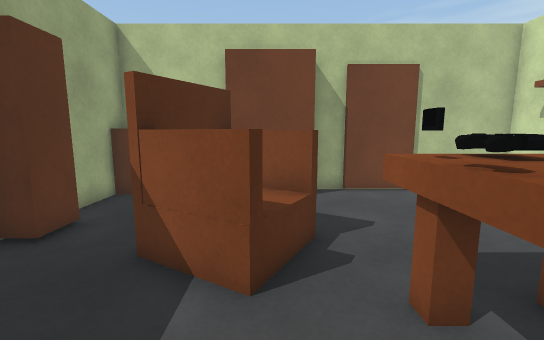
View 1 (above)

13 first-person views from a walk through a scene from a Unity 3-D project. The camera is 1.2 m above the floor, tilts 8° down and sees 90° across. The floor is counted in squares, 0.5 m on a side. Each view is taken from the middle of a square. On the plan, view 1 faces up. The plan holds only what a view shows up to about 18 squares ahead; the rest is blank. The player character is not drawn. Surface patterns are stand-ins for the level's own textures.

View 2
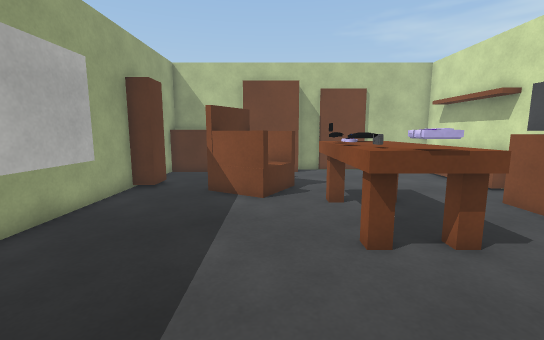

View 3
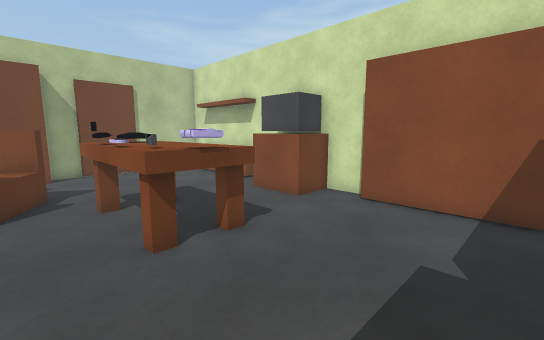

View 4
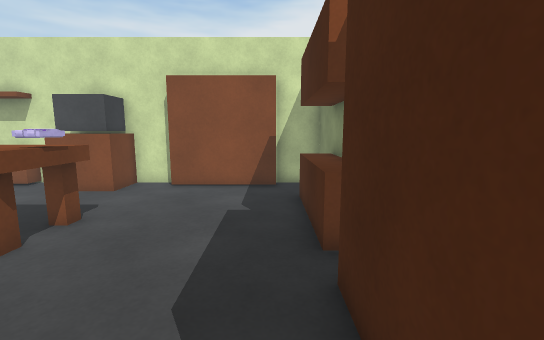

View 5
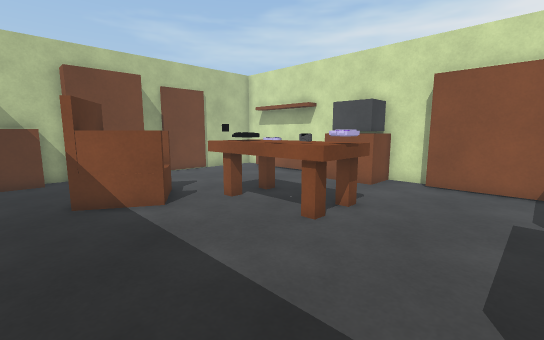

View 6
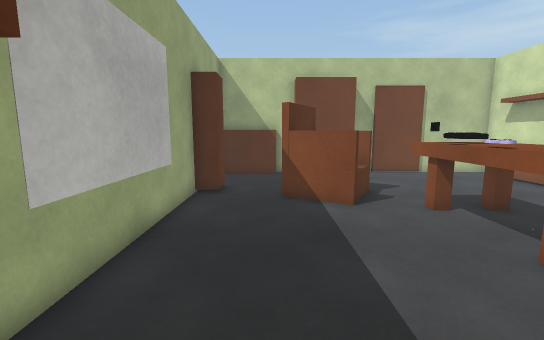

View 7
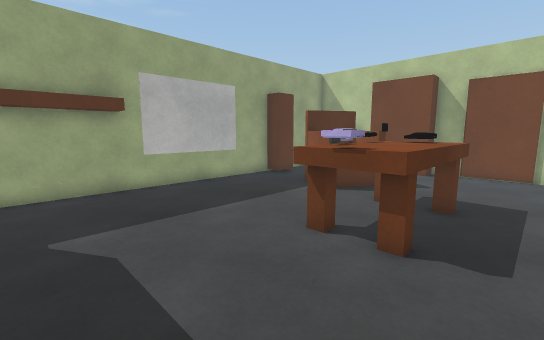

View 8
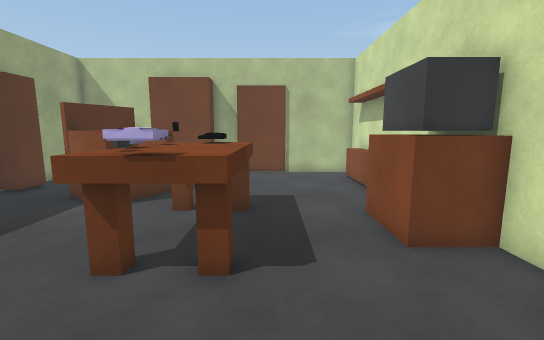

View 9
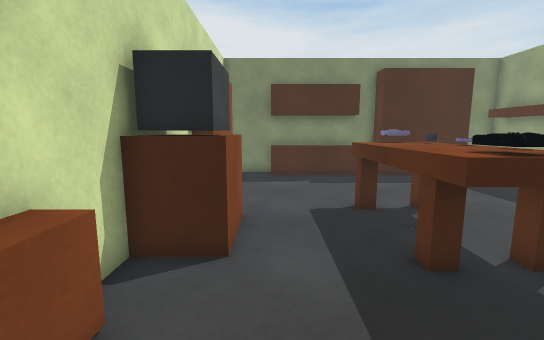

View 10
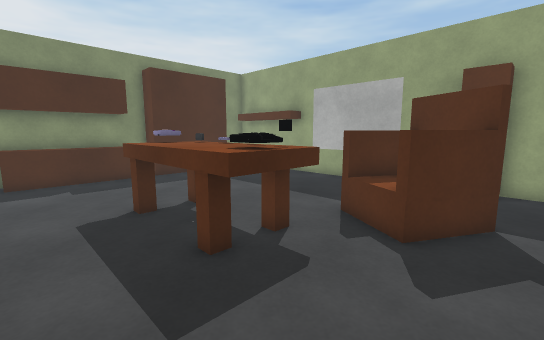

View 11
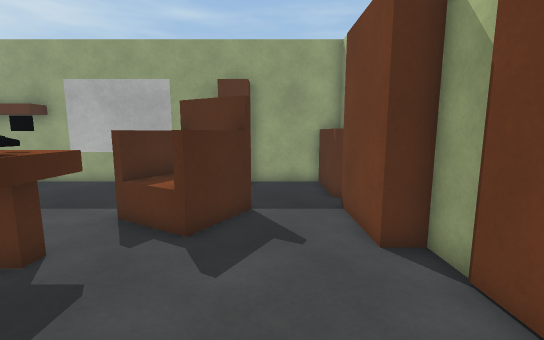

View 12
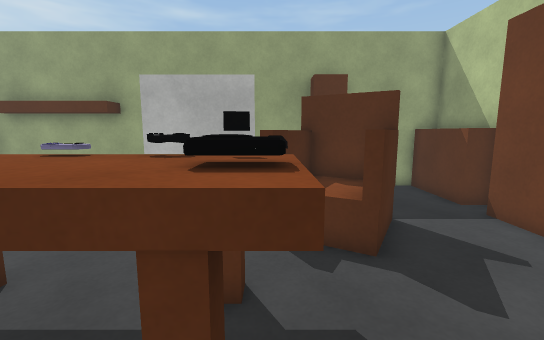

View 13
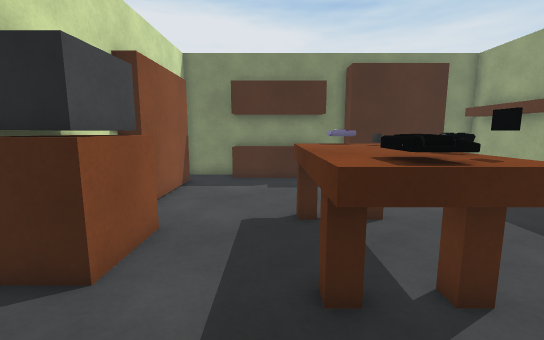

### Floor plan
Key: @ floor where view 1 was taken; # wall or solid block; . main floor; : floor 0.5 m higher than the main floor; = window, fence, low wall or low ledge; ^ raised ledge; B brown block; C chair; L block; O other object.
Columns run from 6 left of view 1 to 10 right of it. Each row starts with its distance up from view 1.
 11 #BBB#  ##########
 10 #BBB####.......##
  9 #..............=^
  8 #..............=^
  7 ##..CCC........=^
  6 ##..C:CC.......=^
  5 #..CCCO........##
  4 #....CC.^O^.....#
  3 #.......OO^...LL#
  2 #.......O^^...LL#
  1 #.......O^^...LL#
  0 #.....@.O^^...BB#
 -1 #.......^O^....##
 -2 #..............##
 -3 ##.............#
 -4 ##.............#
 -5 ##.............#
 -6 ##.............##
 -7 #########====#..#
 -8        ##########

Positions as (right, up) in squares from view 1, and headings:
1: (0, 0), facing up
2: (0, -6), facing up
3: (0, -6), facing up-right
4: (-3, -6), facing right
5: (-4, -5), facing up-right
6: (-3, -5), facing up
7: (6, -6), facing up-left
8: (5, -5), facing up
9: (7, 8), facing down
10: (7, 8), facing down-left
11: (7, 8), facing left
12: (6, 4), facing left
13: (5, 7), facing down
